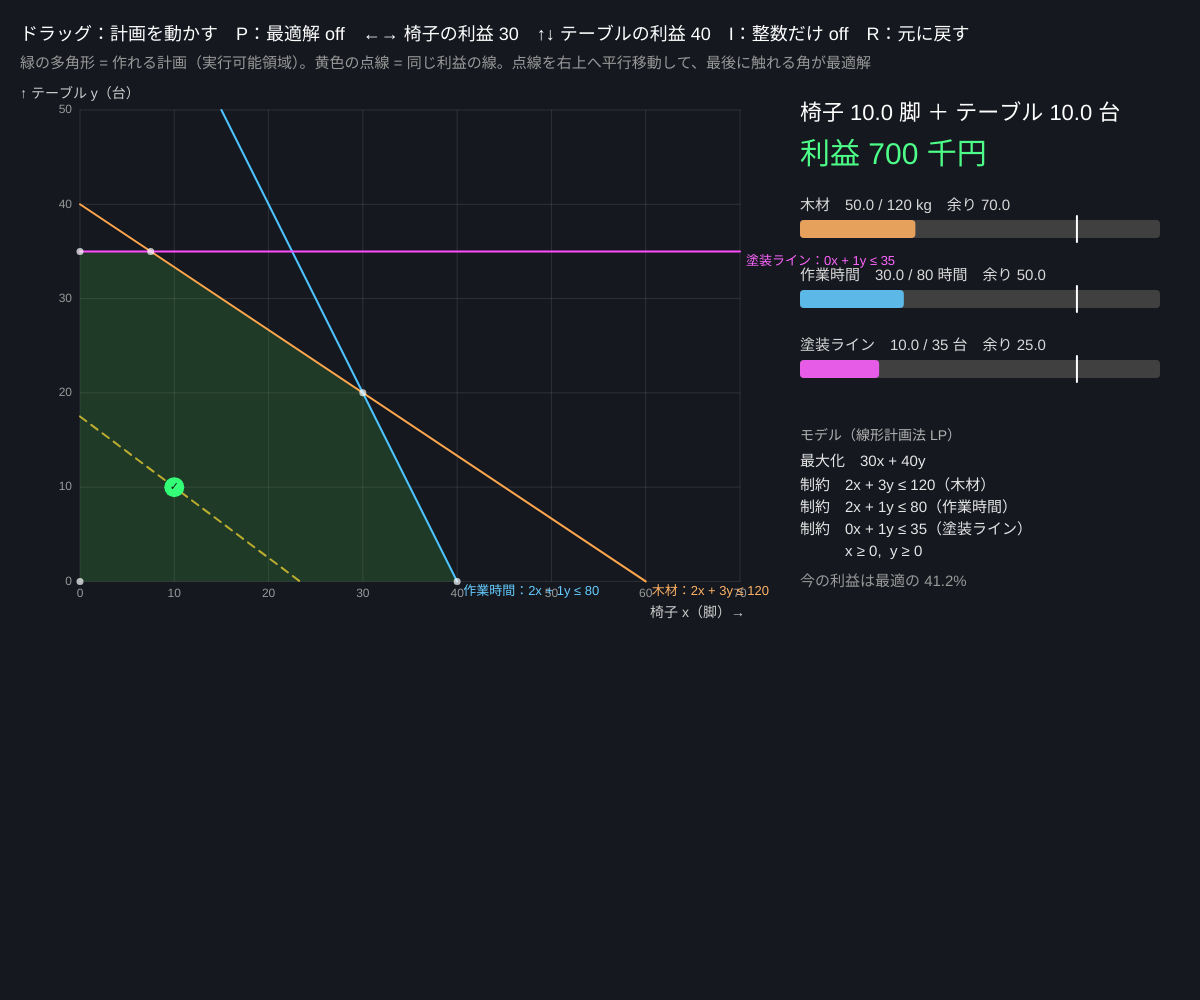
Frame 1 (no input)
Frame 60 (no input): identical to frame 1, image omitted
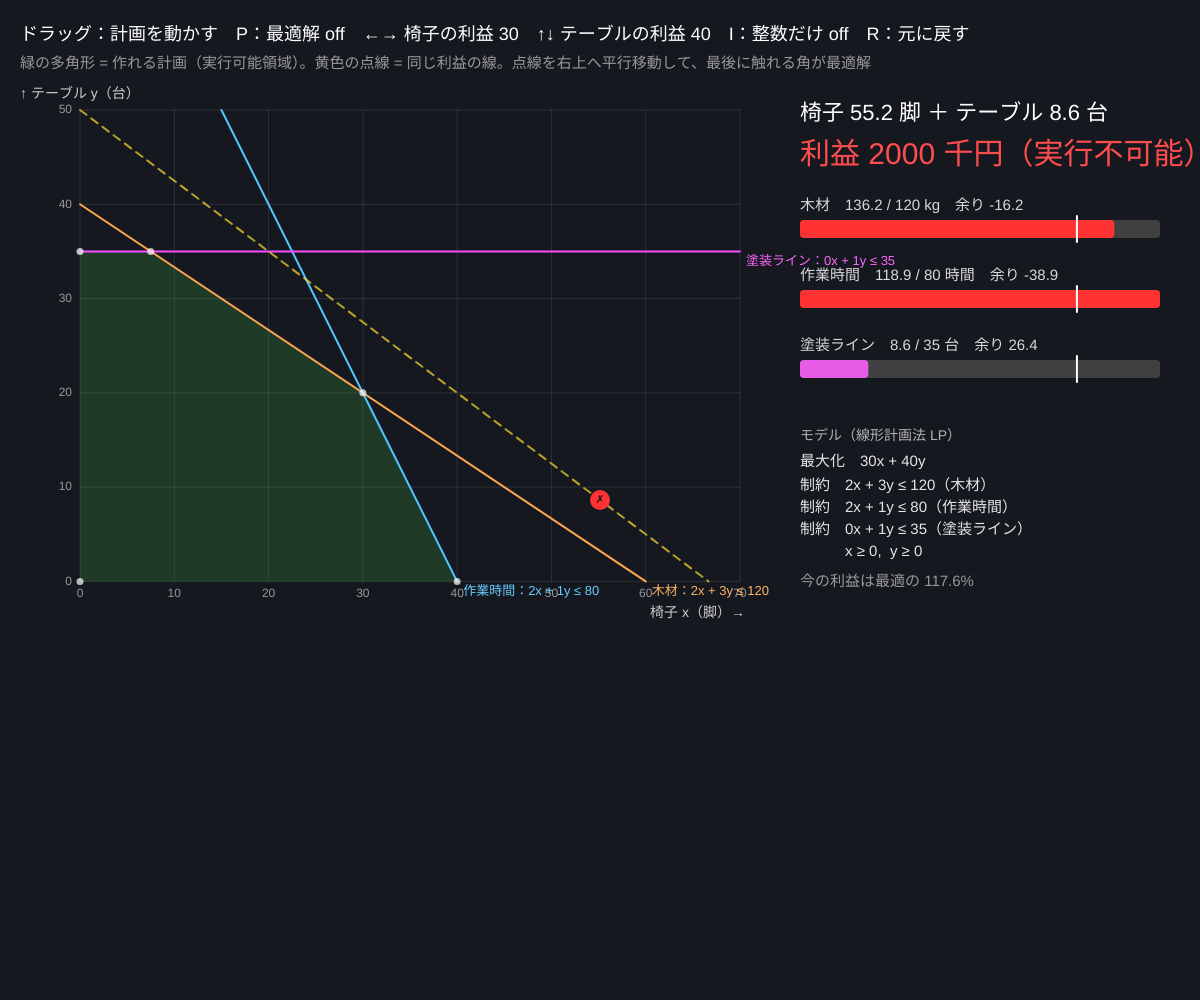
Frame 120 (the mouse pressed at the canvas centre since frame 60)

The p5.js sketch that drew these frames (run headless with seeded random() and noise() and a simulated clock; from frame 60 on, the mouse is pressed at the canvas centre):

// p5.js sketch
// ── sketch.js
// ============================================
// 00 意思決定をモデルにする ─ 生産計画
// 工房で椅子を x 脚、テーブルを y 台つくる。木材・作業時間・塗装ラインには上限がある。利益がいちばん大きい計画は？
//   OR（オペレーションズ・リサーチ）の第一歩は「決めること（変数）」「目的（利益）」「制約（資源）」に分けて式にすること
// ドラッグ = 生産計画（点）を動かす / P = 最適解を見せる / ←→ = 椅子の利益 / ↑↓ = テーブルの利益 / I = 整数だけ / R = 元に戻す
// ============================================

let profitA = 30, profitB = 40;       // ★ 1 個あたりの利益（千円）：椅子・テーブル
let res = [                            // ★ 資源の制約：a·x + b·y ≤ cap
  { name: '木材', a: 2, b: 3, cap: 120, unit: 'kg', hue: 30 },
  { name: '作業時間', a: 2, b: 1, cap: 80, unit: '時間', hue: 200 },
  { name: '塗装ライン', a: 0, b: 1, cap: 35, unit: '台', hue: 300 },
];
let planX = 10, planY = 10;            // 今の生産計画（椅子 x、テーブル y）
let showOpt = false, intOnly = false;
let X_MAX = 70, Y_MAX = 50;            // グラフの範囲
let pl, pt, pw, ph;                    // グラフの位置と大きさ

function setup() {
  createCanvas(windowWidth, windowHeight);
  colorMode(HSB, 360, 100, 100, 100);
  layout();
}
function layout() {
  pl = 80; pt = 110;
  pw = min(width * 0.55, (height - 190) * X_MAX / Y_MAX);
  ph = pw * Y_MAX / X_MAX;
}
function windowResized() { resizeCanvas(windowWidth, windowHeight); layout(); }
function sx(x) { return pl + x / X_MAX * pw; }
function sy(y) { return pt + ph - y / Y_MAX * ph; }

// 制約をすべて満たすか（x ≥ 0, y ≥ 0 も）
function isFeasible(x, y) {
  if (x < -1e-9 || y < -1e-9) return false;
  for (let r of res) if (r.a * x + r.b * y > r.cap + 1e-7) return false;
  return true;
}

function draw() {
  background(225, 30, 12);
  let cons = res.map(r => [r.a, r.b, r.cap]).concat([[-1, 0, 0], [0, -1, 0]]);
  let poly = feasibleVertices(cons);

  // 目盛り
  stroke(0, 0, 100, 10); strokeWeight(1);
  for (let x = 0; x <= X_MAX; x += 10) line(sx(x), pt, sx(x), pt + ph);
  for (let y = 0; y <= Y_MAX; y += 10) line(pl, sy(y), pl + pw, sy(y));
  noStroke(); fill(0, 0, 60); textSize(12); textAlign(CENTER, TOP);
  for (let x = 0; x <= X_MAX; x += 10) text(x, sx(x), pt + ph + 6);
  textAlign(RIGHT, CENTER);
  for (let y = 0; y <= Y_MAX; y += 10) text(y, pl - 8, sy(y));
  textAlign(LEFT, BASELINE);
  fill(0, 0, 80); textSize(14);
  text('椅子 x（脚）→', pl + pw - 90, pt + ph + 36);
  text('↑ テーブル y（台）', pl - 60, pt - 12);

  // 実行可能領域（すべての制約を満たす多角形）
  fill(120, 60, 70, 22); noStroke();
  beginShape(); for (let v of poly) vertex(sx(v[0]), sy(v[1])); endShape(CLOSE);
  if (intOnly) {
    for (let x = 0; x <= X_MAX; x += 2) for (let y = 0; y <= Y_MAX; y += 2) {
      fill(0, 0, 100, isFeasible(x, y) ? 40 : 8); circle(sx(x), sy(y), 3);
    }
  }

  // 制約の境界線
  for (let r of res) {
    let seg = clipLine(r.a, r.b, r.cap);
    if (!seg) continue;
    stroke(r.hue, 70, 100); strokeWeight(2);
    line(sx(seg[0][0]), sy(seg[0][1]), sx(seg[1][0]), sy(seg[1][1]));
    noStroke(); fill(r.hue, 60, 100); textSize(13);
    text(r.name + '：' + r.a + 'x + ' + r.b + 'y ≤ ' + r.cap, sx(seg[1][0]) + 6, sy(seg[1][1]) + (r.b === 0 ? 0 : 14));
  }

  // 今の計画を通る「等利益線」（この線上はどこでも利益が同じ）
  let z = profitA * planX + profitB * planY;
  dashed(z, color(50, 80, 100, 70));

  // 最適解：多角形の頂点のどれか
  let best = null;
  for (let v of poly) { let zz = profitA * v[0] + profitB * v[1]; if (!best || zz > best.z + 1e-9) best = { x: v[0], y: v[1], z: zz }; }
  if (showOpt && best) {
    dashed(best.z, color(50, 90, 100));
    noStroke(); fill(50, 90, 100); circle(sx(best.x), sy(best.y), 18);
    fill(0, 0, 100); textSize(15);
    text('最適 (' + nf(best.x, 1, 1) + ', ' + nf(best.y, 1, 1) + ') 利益 ' + nf(best.z, 1, 0), sx(best.x) + 14, sy(best.y) - 12);
    // 目的関数の向き（矢印）
    stroke(50, 90, 100); strokeWeight(2);
    let len = 50, n = sqrt(profitA * profitA + profitB * profitB);
    let ax = sx(best.x), ay = sy(best.y);
    line(ax, ay, ax + profitA / n * len, ay - profitB / n * len);
  }
  for (let v of poly) { noStroke(); fill(0, 0, 100, 70); circle(sx(v[0]), sy(v[1]), 7); }

  // 今の計画（点）
  let ok = isFeasible(planX, planY);
  noStroke(); fill(ok ? color(140, 80, 100) : color(0, 80, 100)); circle(sx(planX), sy(planY), 20);
  fill(0, 0, 10); textAlign(CENTER, CENTER); textSize(11); text(ok ? '✓' : '✗', sx(planX), sy(planY));
  textAlign(LEFT, BASELINE);

  // 右側：資源の使用量
  let rx = pl + pw + 60, ry = pt + 10, bw = width - rx - 40;
  fill(0, 0, 100); textSize(22);
  text('椅子 ' + nf(planX, 1, intOnly ? 0 : 1) + ' 脚 ＋ テーブル ' + nf(planY, 1, intOnly ? 0 : 1) + ' 台', rx, ry);
  fill(ok ? color(140, 70, 100) : color(0, 70, 100)); textSize(30);
  text('利益 ' + nf(z, 1, 0) + ' 千円' + (ok ? '' : '（実行不可能）'), rx, ry + 44);
  textSize(15);
  for (let i = 0; i < res.length; i++) {
    let r = res[i], used = r.a * planX + r.b * planY, y = ry + 90 + i * 70;
    fill(0, 0, 85); text(r.name + '　' + nf(used, 1, 1) + ' / ' + r.cap + ' ' + r.unit + '　余り ' + nf(r.cap - used, 1, 1), rx, y);
    fill(0, 0, 25); rect(rx, y + 10, bw, 18, 4);
    fill(used > r.cap + 1e-7 ? color(0, 80, 100) : color(r.hue, 60, 90));
    rect(rx, y + 10, bw * min(1.3, used / r.cap) / 1.3, 18, 4);
    stroke(0, 0, 100); strokeWeight(2); line(rx + bw / 1.3, y + 6, rx + bw / 1.3, y + 32); noStroke();
  }
  fill(0, 0, 70); textSize(14);
  let ty = ry + 320;
  text('モデル（線形計画法 LP）', rx, ty);
  fill(0, 0, 90); textSize(15);
  text('最大化　' + profitA + 'x + ' + profitB + 'y', rx, ty + 26);
  for (let i = 0; i < res.length; i++) text('制約　' + res[i].a + 'x + ' + res[i].b + 'y ≤ ' + res[i].cap + '（' + res[i].name + '）', rx, ty + 50 + i * 22);
  text('　　　x ≥ 0,  y ≥ 0', rx, ty + 50 + res.length * 22);
  if (best) { fill(0, 0, 60); text('今の利益は最適の ' + nf(100 * z / best.z, 1, 1) + '%', rx, ty + 80 + res.length * 22); }

  fill(0, 0, 100); textSize(18);
  text('ドラッグ：計画を動かす　P：最適解 ' + (showOpt ? 'ON' : 'off') + '　←→ 椅子の利益 ' + profitA + '　↑↓ テーブルの利益 ' + profitB + '　I：整数だけ ' + (intOnly ? 'ON' : 'off') + '　R：元に戻す', 20, 40);
  fill(0, 0, 60); textSize(15);
  text('緑の多角形 = 作れる計画（実行可能領域）。黄色の点線 = 同じ利益の線。点線を右上へ平行移動して、最後に触れる角が最適解', 20, 68);
}

function mousePressed() { movePlan(); }
function mouseDragged() { movePlan(); }
function movePlan() {
  if (mouseX < pl - 20 || mouseX > pl + pw + 20 || mouseY < pt - 20 || mouseY > pt + ph + 20) return;
  planX = constrain((mouseX - pl) / pw * X_MAX, 0, X_MAX);
  planY = constrain((pt + ph - mouseY) / ph * Y_MAX, 0, Y_MAX);
  if (intOnly) { planX = round(planX); planY = round(planY); }
}

function keyPressed() {
  if (key === 'p' || key === 'P') showOpt = !showOpt;
  if (key === 'i' || key === 'I') { intOnly = !intOnly; if (intOnly) { planX = round(planX); planY = round(planY); } }
  if (key === RIGHT_ARROW) profitA = min(100, profitA + 5);
  if (key === LEFT_ARROW) profitA = max(5, profitA - 5);
  if (key === UP_ARROW) profitB = min(100, profitB + 5);
  if (key === DOWN_ARROW) profitB = max(5, profitB - 5);
  if (key === 'r' || key === 'R') { profitA = 30; profitB = 40; planX = 10; planY = 10; showOpt = false; }
}

// ---------- やってみよう ----------
// 1. まず P を押さずに、ドラッグだけで利益が最大の計画を探そう。最適解（P）とどれくらい違った？
// 2. ←→ で椅子の利益を上げていくと、最適な角が別の角へジャンプする。いくつで変わる？
// 3. 4 つ目の制約（例：「椅子は 25 脚まで」→ { a: 1, b: 0, cap: 25 }）を res に足してみよう
// 4. I で整数だけにすると、最適な角が整数でないとき何が起こる？（→ 02 整数計画）


// ==================================================
// ここから下は「線形計画を描くための道具」
// ==================================================
// 制約 [a, b, c]（a·x + b·y ≤ c）の境界線どうしの交点のうち、全部の制約を満たすもの = 多角形の頂点
function feasibleVertices(cons) {
  let pts = [];
  for (let i = 0; i < cons.length; i++) for (let j = i + 1; j < cons.length; j++) {
    let [a1, b1, c1] = cons[i], [a2, b2, c2] = cons[j];
    let det = a1 * b2 - a2 * b1;
    if (Math.abs(det) < 1e-9) continue;
    let x = (c1 * b2 - c2 * b1) / det, y = (a1 * c2 - a2 * c1) / det;
    if (cons.every(c => c[0] * x + c[1] * y <= c[2] + 1e-7) && !pts.some(p => Math.abs(p[0] - x) + Math.abs(p[1] - y) < 1e-6)) pts.push([x, y]);
  }
  let cx = 0, cy = 0;
  for (let p of pts) { cx += p[0] / pts.length; cy += p[1] / pts.length; }
  pts.sort((p, q) => Math.atan2(p[1] - cy, p[0] - cx) - Math.atan2(q[1] - cy, q[0] - cx));
  return pts;
}
// 直線 a·x + b·y = c のうち、グラフの枠の中に入る部分
function clipLine(a, b, c) {
  let pts = [];
  if (Math.abs(b) > 1e-9) { for (let x of [0, X_MAX]) { let y = (c - a * x) / b; if (y >= 0 && y <= Y_MAX) pts.push([x, y]); } }
  if (Math.abs(a) > 1e-9) { for (let y of [0, Y_MAX]) { let x = (c - b * y) / a; if (x >= 0 && x <= X_MAX) pts.push([x, y]); } }
  if (pts.length < 2) return null;
  pts.sort((p, q) => p[0] - q[0] || q[1] - p[1]);
  return [pts[0], pts[pts.length - 1]];
}
// 利益が z になる直線（等利益線）を点線で描く
function dashed(z, col) {
  let seg = clipLine(profitA, profitB, z);
  if (!seg) return;
  stroke(col); strokeWeight(2);
  drawingContext.setLineDash([8, 6]);
  line(sx(seg[0][0]), sy(seg[0][1]), sx(seg[1][0]), sy(seg[1][1]));
  drawingContext.setLineDash([]);
}
